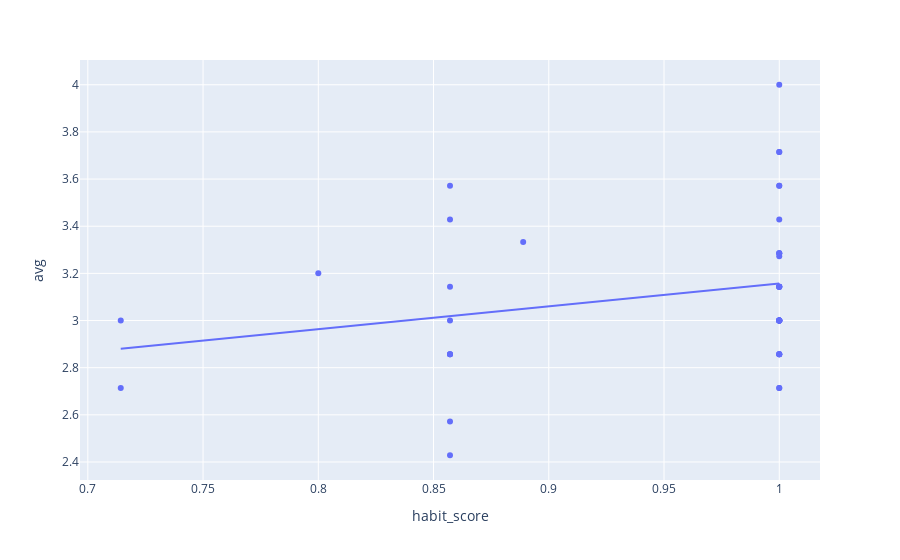

This figure's notebook cell:
### Code cell
averageXhs = px.scatter(mood_weekly, x='habit_score', y='avg', trendline='ols')
averageXhs.show()

### Figure 1 — Plotly figure (JSON) as saved in the notebook; plotly's stock layout.template omitted (floating-point values rounded to 4 significant figures)
{"data": [{"hovertemplate": "habit_score=%{x}<br>avg=%{y}<extra></extra>", "legendgroup": "", "marker": {"color": "#636efa", "symbol": "circle"}, "mode": "markers", "name": "", "orientation": "v", "showlegend": false, "type": "scatter", "x": [1.0, 1.0, 0.8571, 0.8571, 1.0, 1.0, 1.0, 1.0, 1.0, 1.0, 0.8571, 1.0, 1.0, 0.7143, 1.0, 0.8571, 0.8571, 1.0, 0.7143, 0.8571, 1.0, 0.8571, 0.8, 1.0, 1.0, 1.0, 1.0, 1.0, 1.0, 0.8571, 0.8889, 1.0, 1.0, 1.0, 1.0, 1.0, 0.8571, 1.0, 1.0, 1.0, 1.0, 1.0, 1.0], "xaxis": "x", "y": [2.857, 3.0, 2.571, 2.857, 2.857, 2.714, 3.0, 3.143, 3.714, 3.0, 2.429, 2.857, 3.0, 3.0, 3.0, 3.0, 3.429, 3.0, 2.714, 3.143, 3.273, 2.857, 3.2, 3.143, 3.286, 3.571, 3.143, 3.143, 3.571, 3.571, 3.333, 3.714, 3.0, 2.714, 2.857, 3.429, 2.857, 3.286, 3.0, 3.143, 3.286, 3.0, 4.0], "yaxis": "y"}, {"hovertemplate": "<b>OLS trendline</b><br>avg = 0.967582 * habit_score + 2.18965<br>R<sup>2</sup>=0.062369<br><br>habit_score=%{x}<br>avg=%{y} <b>(trend)</b><extra></extra>", "legendgroup": "", "marker": {"color": "#636efa", "symbol": "circle"}, "mode": "lines", "name": "", "showlegend": false, "type": "scatter", "x": [0.7143, 0.7143, 0.8, 0.8571, 0.8571, 0.8571, 0.8571, 0.8571, 0.8571, 0.8571, 0.8571, 0.8571, 0.8889, 1.0, 1.0, 1.0, 1.0, 1.0, 1.0, 1.0, 1.0, 1.0, 1.0, 1.0, 1.0, 1.0, 1.0, 1.0, 1.0, 1.0, 1.0, 1.0, 1.0, 1.0, 1.0, 1.0, 1.0, 1.0, 1.0, 1.0, 1.0, 1.0, 1.0], "xaxis": "x", "y": [2.881, 2.881, 2.964, 3.019, 3.019, 3.019, 3.019, 3.019, 3.019, 3.019, 3.019, 3.019, 3.05, 3.157, 3.157, 3.157, 3.157, 3.157, 3.157, 3.157, 3.157, 3.157, 3.157, 3.157, 3.157, 3.157, 3.157, 3.157, 3.157, 3.157, 3.157, 3.157, 3.157, 3.157, 3.157, 3.157, 3.157, 3.157, 3.157, 3.157, 3.157, 3.157, 3.157], "yaxis": "y"}], "layout": {"legend": {"tracegroupgap": 0}, "margin": {"t": 60}, "xaxis": {"anchor": "y", "domain": [0.0, 1.0], "title": {"text": "habit_score"}}, "yaxis": {"anchor": "x", "domain": [0.0, 1.0], "title": {"text": "avg"}}}}
